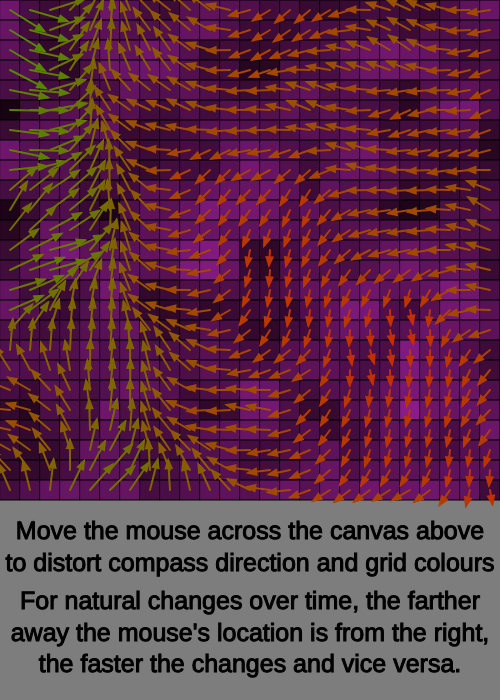
Frame 1 (no input)
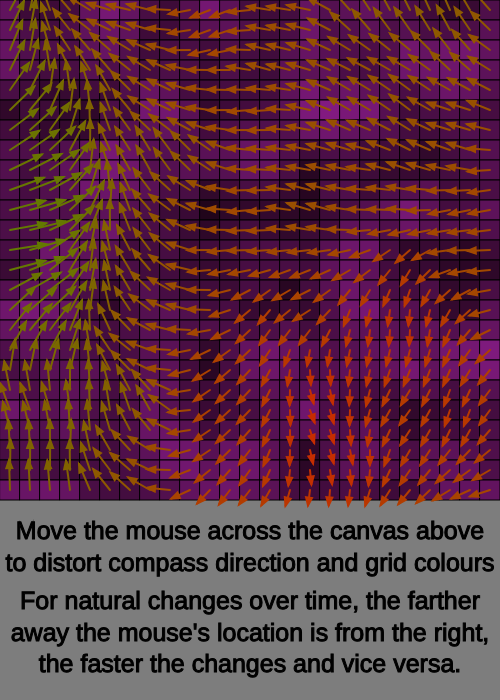
Frame 60 (no input)
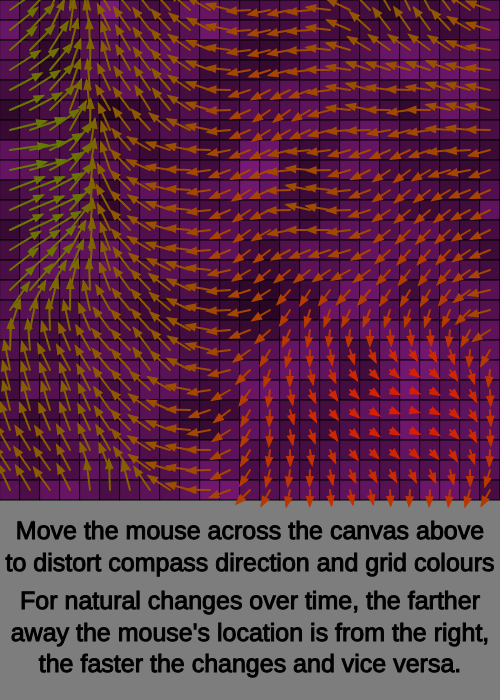
Frame 120 (the mouse pressed at the canvas centre since frame 60)

The p5.js sketch that drew these frames (run headless with seeded random() and noise() and a simulated clock; from frame 60 on, the mouse is pressed at the canvas centre):

// p5.js sketch
// ── sketch.js
var stepSize = 20;

function setup() {
  createCanvas(500, 700);
  angleMode(DEGREES);
}
///////////////////////////////////////////////////////////////////////
function draw() {
  background(125);

  colorGrid();
  compassGrid();

  drawInstructions();
}
///////////////////////////////////////////////////////////////////////
function drawInstructions(){
  fill(0);
  textSize(25);
  textAlign(CENTER);
  text("Move the mouse across the canvas above to distort compass direction and grid colours", 0, 520, 500);
  text("For natural changes over time, the farther away the mouse's location is from the right, the faster the changes and vice versa.", 0, 590, 500);
  textAlign(LEFT);
}

function colorGrid(){
  fill(255);
  stroke(0);
  for (var x = 0; x < stepSize * 25; x += stepSize) {
    for (var y = 0; y < stepSize * 25; y += stepSize) {
      var n = noise(x / 50, y / 50, frameCount / (50 + mouseX)); // smaller mouseX, faster color changes
      let from = color(10, 0, 3);
      let to = color(160, 33, 160);
      let c = lerpColor(from, to, n);
      fill(c)
      rect(x, y, stepSize, stepSize);
    }
  }
}
///////////////////////////////////////////////////////////////////////
function compassGrid(){
  for (var x = 0; x < stepSize * 25; x += stepSize) {
    for (var y = 0; y < stepSize * 25; y += stepSize) {
      let n = noise(x / 400, y / 400, frameCount / (100 + mouseX)); // smaller mouseX, faster compass rotations
      let angle = map(n, 0, 1, 0, 720);
      let length = map(n, 0, 1, 0, 3);
      let lineLength = -stepSize * length;
      let from = color(255, 0, 0);
      let to = color(0, 200, 0);
      let c = lerpColor(from, to, n);
      
      push();
      fill(c);
      stroke(c);
      strokeWeight(2);
      translate(x + (stepSize / 2), y + (stepSize / 2));
      rotate(angle);
      line(0, 0, 0, lineLength);
      triangle(-3, lineLength + 8, 0, lineLength, 3, lineLength + 8); // arrowhead for compass
      pop();
    }
  }
}
